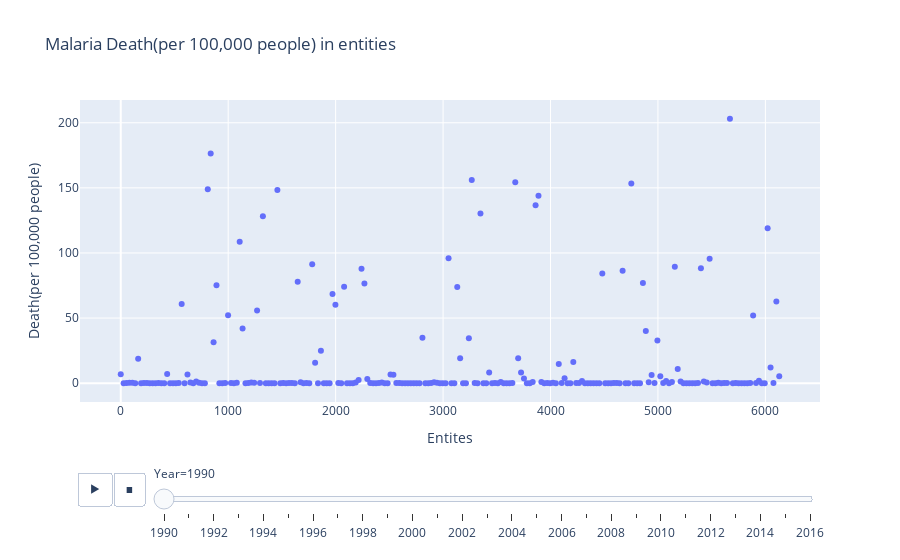

The notebook cell this image was saved under:
### Code cell
fig = px.scatter(df_death, y="Death(per 100,000 people)", animation_frame="Year", animation_group="Entity",         
           hover_name="Entity",
           title="Malaria Death(per 100,000 people) in entities")

fig.update_xaxes(title='Entites')
fig.show()

### Figure 1 — Plotly figure (JSON) as saved in the notebook; plotly's stock layout.template omitted (floating-point values rounded to 4 significant figures; data arrays with more than 128 entries replaced by an {"elided": "..."} marker saying what was removed)
{"data": [{"hovertemplate": "<b>%{hovertext}</b><br><br>Year=1990<br>index=%{x}<br>Death(per 100,000 people)=%{y}<extra></extra>", "hovertext": {"elided": "228 str values"}, "ids": {"elided": "228 str values"}, "legendgroup": "", "marker": {"color": "#636efa", "symbol": "circle"}, "mode": "markers", "name": "", "orientation": "v", "showlegend": false, "type": "scatter", "x": {"elided": "228 int values"}, "xaxis": "x", "y": {"elided": "228 float values"}, "yaxis": "y"}], "layout": {"legend": {"tracegroupgap": 0}, "sliders": [{"active": 0, "currentvalue": {"prefix": "Year="}, "len": 0.9, "pad": {"b": 10, "t": 60}, "steps": [{"args": [["1990"], {"frame": {"duration": 0, "redraw": false}, "fromcurrent": true, "mode": "immediate", "transition": {"duration": 0, "easing": "linear"}}], "label": "1990", "method": "animate"}, {"args": [["1991"], {"frame": {"duration": 0, "redraw": false}, "fromcurrent": true, "mode": "immediate", "transition": {"duration": 0, "easing": "linear"}}], "label": "1991", "method": "animate"}, {"args": [["1992"], {"frame": {"duration": 0, "redraw": false}, "fromcurrent": true, "mode": "immediate", "transition": {"duration": 0, "easing": "linear"}}], "label": "1992", "method": "animate"}, {"args": [["1993"], {"frame": {"duration": 0, "redraw": false}, "fromcurrent": true, "mode": "immediate", "transition": {"duration": 0, "easing": "linear"}}], "label": "1993", "method": "animate"}, {"args": [["1994"], {"frame": {"duration": 0, "redraw": false}, "fromcurrent": true, "mode": "immediate", "transition": {"duration": 0, "easing": "linear"}}], "label": "1994", "method": "animate"}, {"args": [["1995"], {"frame": {"duration": 0, "redraw": false}, "fromcurrent": true, "mode": "immediate", "transition": {"duration": 0, "easing": "linear"}}], "label": "1995", "method": "animate"}, {"args": [["1996"], {"frame": {"duration": 0, "redraw": false}, "fromcurrent": true, "mode": "immediate", "transition": {"duration": 0, "easing": "linear"}}], "label": "1996", "method": "animate"}, {"args": [["1997"], {"frame": {"duration": 0, "redraw": false}, "fromcurrent": true, "mode": "immediate", "transition": {"duration": 0, "easing": "linear"}}], "label": "1997", "method": "animate"}, {"args": [["1998"], {"frame": {"duration": 0, "redraw": false}, "fromcurrent": true, "mode": "immediate", "transition": {"duration": 0, "easing": "linear"}}], "label": "1998", "method": "animate"}, {"args": [["1999"], {"frame": {"duration": 0, "redraw": false}, "fromcurrent": true, "mode": "immediate", "transition": {"duration": 0, "easing": "linear"}}], "label": "1999", "method": "animate"}, {"args": [["2000"], {"frame": {"duration": 0, "redraw": false}, "fromcurrent": true, "mode": "immediate", "transition": {"duration": 0, "easing": "linear"}}], "label": "2000", "method": "animate"}, {"args": [["2001"], {"frame": {"duration": 0, "redraw": false}, "fromcurrent": true, "mode": "immediate", "transition": {"duration": 0, "easing": "linear"}}], "label": "2001", "method": "animate"}, {"args": [["2002"], {"frame": {"duration": 0, "redraw": false}, "fromcurrent": true, "mode": "immediate", "transition": {"duration": 0, "easing": "linear"}}], "label": "2002", "method": "animate"}, {"args": [["2003"], {"frame": {"duration": 0, "redraw": false}, "fromcurrent": true, "mode": "immediate", "transition": {"duration": 0, "easing": "linear"}}], "label": "2003", "method": "animate"}, {"args": [["2004"], {"frame": {"duration": 0, "redraw": false}, "fromcurrent": true, "mode": "immediate", "transition": {"duration": 0, "easing": "linear"}}], "label": "2004", "method": "animate"}, {"args": [["2005"], {"frame": {"duration": 0, "redraw": false}, "fromcurrent": true, "mode": "immediate", "transition": {"duration": 0, "easing": "linear"}}], "label": "2005", "method": "animate"}, {"args": [["2006"], {"frame": {"duration": 0, "redraw": false}, "fromcurrent": true, "mode": "immediate", "transition": {"duration": 0, "easing": "linear"}}], "label": "2006", "method": "animate"}, {"args": [["2007"], {"frame": {"duration": 0, "redraw": false}, "fromcurrent": true, "mode": "immediate", "transition": {"duration": 0, "easing": "linear"}}], "label": "2007", "method": "animate"}, {"args": [["2008"], {"frame": {"duration": 0, "redraw": false}, "fromcurrent": true, "mode": "immediate", "transition": {"duration": 0, "easing": "linear"}}], "label": "2008", "method": "animate"}, {"args": [["2009"], {"frame": {"duration": 0, "redraw": false}, "fromcurrent": true, "mode": "immediate", "transition": {"duration": 0, "easing": "linear"}}], "label": "2009", "method": "animate"}, {"args": [["2010"], {"frame": {"duration": 0, "redraw": false}, "fromcurrent": true, "mode": "immediate", "transition": {"duration": 0, "easing": "linear"}}], "label": "2010", "method": "animate"}, {"args": [["2011"], {"frame": {"duration": 0, "redraw": false}, "fromcurrent": true, "mode": "immediate", "transition": {"duration": 0, "easing": "linear"}}], "label": "2011", "method": "animate"}, {"args": [["2012"], {"frame": {"duration": 0, "redraw": false}, "fromcurrent": true, "mode": "immediate", "transition": {"duration": 0, "easing": "linear"}}], "label": "2012", "method": "animate"}, {"args": [["2013"], {"frame": {"duration": 0, "redraw": false}, "fromcurrent": true, "mode": "immediate", "transition": {"duration": 0, "easing": "linear"}}], "label": "2013", "method": "animate"}, {"args": [["2014"], {"frame": {"duration": 0, "redraw": false}, "fromcurrent": true, "mode": "immediate", "transition": {"duration": 0, "easing": "linear"}}], "label": "2014", "method": "animate"}, {"args": [["2015"], {"frame": {"duration": 0, "redraw": false}, "fromcurrent": true, "mode": "immediate", "transition": {"duration": 0, "easing": "linear"}}], "label": "2015", "method": "animate"}, {"args": [["2016"], {"frame": {"duration": 0, "redraw": false}, "fromcurrent": true, "mode": "immediate", "transition": {"duration": 0, "easing": "linear"}}], "label": "2016", "method": "animate"}], "x": 0.1, "xanchor": "left", "y": 0, "yanchor": "top"}], "title": {"text": "Malaria Death(per 100,000 people) in entities"}, "updatemenus": [{"buttons": [{"args": [null, {"frame": {"duration": 500, "redraw": false}, "fromcurrent": true, "mode": "immediate", "transition": {"duration": 500, "easing": "linear"}}], "label": "&#9654;", "method": "animate"}, {"args": [[null], {"frame": {"duration": 0, "redraw": false}, "fromcurrent": true, "mode": "immediate", "transition": {"duration": 0, "easing": "linear"}}], "label": "&#9724;", "method": "animate"}], "direction": "left", "pad": {"r": 10, "t": 70}, "showactive": false, "type": "buttons", "x": 0.1, "xanchor": "right", "y": 0, "yanchor": "top"}], "xaxis": {"anchor": "y", "domain": [0, 1], "title": {"text": "Entites"}}, "yaxis": {"anchor": "x", "domain": [0, 1], "title": {"text": "Death(per 100,000 people)"}}}}
